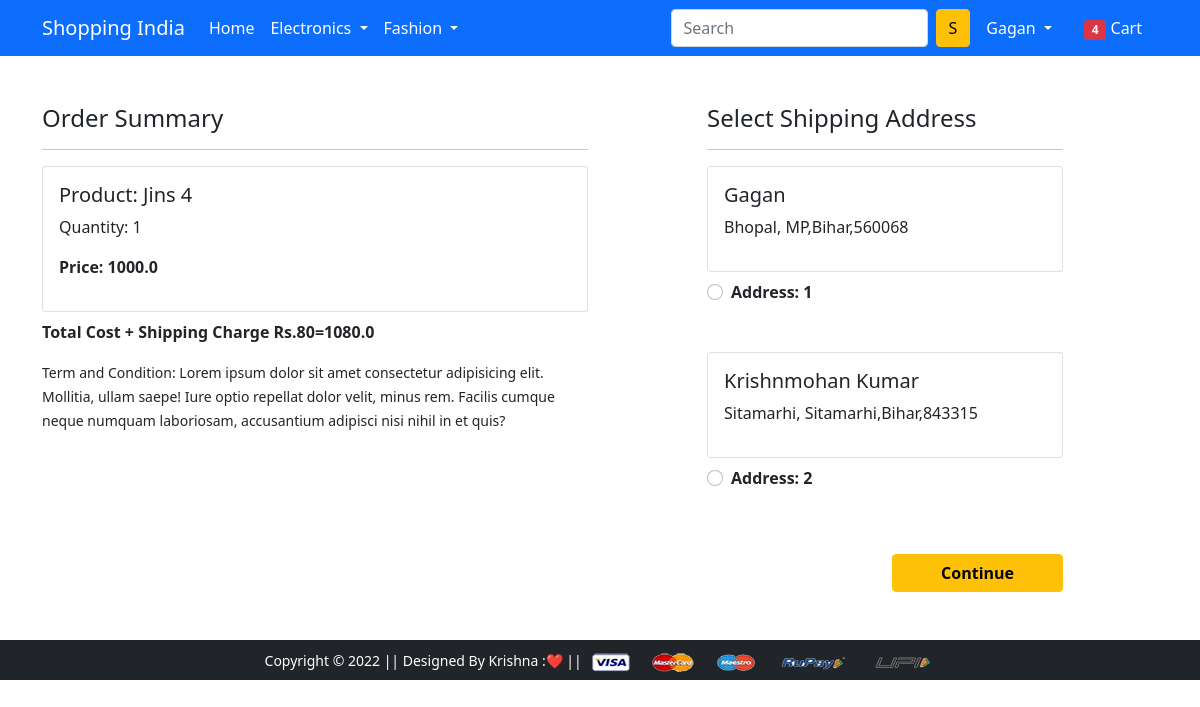
/checkout/ (signed in), run on an earlier commit of the app's database.
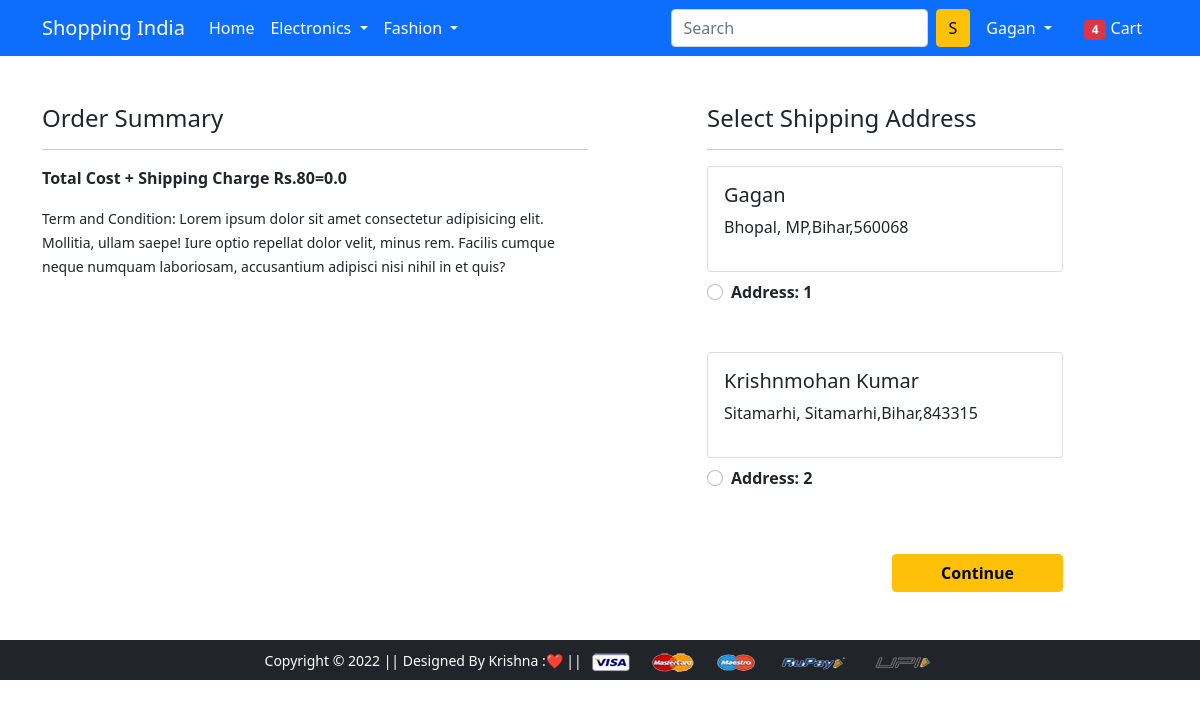
And on a later commit of the database.
### app/models.py (models this page shows, shortened)
class Cart(models.Model):
    user=models.ForeignKey(User, on_delete=models.CASCADE)
    product=models.ForeignKey(Product, on_delete=models.CASCADE)
    quantity=models.PositiveIntegerField(default=1)
    @property
    def total_cost(self):
        return self.quantity * self.product.discount_price

class Product(models.Model):
    title=models.CharField(max_length=100)
    selling_price=models.FloatField()
    discount_price=models.FloatField()
    description=models.TextField()
    brand=models.CharField(max_length=100)
    category=models.CharField(choices=CATEGORY_CHOICES, max_length=2)
    product_image=models.ImageField(upload_to='uploadmage/productimg')

class Coustomer(models.Model):
    user=models.ForeignKey(User, on_delete=models.CASCADE)
    name=models.CharField(max_length=200)
    locality=models.CharField(max_length=200)
    city=models.CharField(max_length=50)
    zipcode=models.IntegerField()
    state=models.CharField(choices=STATE_CHOICES, max_length=50)

### app/views.py (the view)
# urls.py: path('checkout/', views.checkout, name='checkout'),
@login_required
def checkout(request):
    user=request.user
    add=Coustomer.objects.filter(user=user)
    cart_items=Cart.objects.filter(user=user)
    amount=0.0
    shipping_amount=80
    totalamount=0.0
    cart_product=[p for p in Cart.objects.all() if p.user == request.user]
    if cart_product:
        for p in cart_product:
            tempamount=(p.quantity * p.product.discount_price)
            amount +=tempamount
        totalamount=amount+shipping_amount
    return render(request, 'app/checkout.html',{'add':add, 'totalamount':totalamount, 'cart_items':cart_items ,"shipping_amount":shipping_amount},)

### app/templates/app/checkout.html (shortened to what this page needs)
{% extends 'app/base.html' %}
{% load static %}
{% block main-content %}
<div class="container">
 <div class="row mt-5">
  <div class="col-sm-6">
    <h4>Order Summary</h4>
    <hr>
    {% for item in cart_items %}
      <div class="card mb-2">
        <div class="card-body">
          <h5>Product: {{item.product.title}}</h5>
          <p>Quantity: {{item.quantity}}</p>
          <p class="fw-bold">Price: {{item.total_cost}}</p>
        </div>
      </div>
      {% endfor %}
      <p class="fw-bold">Total Cost + Shipping Charge Rs.{{shipping_amount}}={{totalamount}}</p>
    <small>Term and Condition: Lorem ipsum dolor sit amet consectetur adipisicing elit. Mollitia, ullam saepe! Iure optio repellat dolor velit, minus rem. Facilis cumque neque numquam laboriosam, accusantium adipisci nisi nihil in et quis?</small>
  </div>
  <div class="col-sm-4 offset-sm-1">
    <h4>Select Shipping Address</h4>
    <hr>
    <form action="/paymentdone">
      {% for ad in add%}
      <div class="card">
        <div class="card-body">
        <h5>{{ad.name}}</h5>
        <p>{{ad.locality}}, {{ad.city}},{{ad.state}},{{ad.zipcode}}</p>
        </div>
      </div>
        <div class="form-check mt-2 mb-5">
          <input class="form-check-input" type="radio"name="custid" id="custadd{{forloop.counter}}" value="{{ad.id}}">
          <label class="form-check-label fw-bold" for="custadd{{forloop.counter}}">
            Address: {{forloop.counter}} </label>
        </div>
        {% endfor %}
        <div class="text-end">
          <button type="submit" class="btn btn-warning mt-3 px-5 fw-bold">Continue</button>
        </div>
      </form>
    </div>
  </div>
</div>
{% endblock main-content %}

What changed in the data, as far as the page shows it:
removed Cart: product "Jins 4", quantity "1", total_cost "1000.0"
Also different on the page:
{{ totalamount }}: "1080.0" → "0.0"
